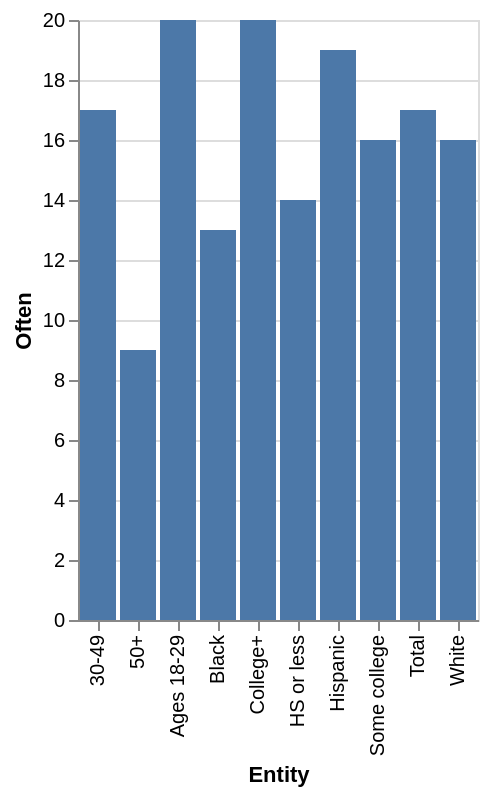

Write the Vega-Lite specification saved for this chart.
### Vega-Lite specification from a JSON file in a GitHub repository (floating-point values rounded to 4 significant figures)
{"$schema": "https://vega.github.io/schema/vega-lite/v5.json", "description": "Bar chart auto-generated from CSV", "data": {"values": [{"Entity": "College+", "Often": 20}, {"Entity": "Some college", "Often": 16}, {"Entity": "HS or less", "Often": 14}, {"Entity": "50+", "Often": 9}, {"Entity": "30-49", "Often": 17}, {"Entity": "Ages 18-29", "Often": 20}, {"Entity": "Hispanic", "Often": 19}, {"Entity": "Black", "Often": 13}, {"Entity": "White", "Often": 16}, {"Entity": "Total", "Often": 17}]}, "mark": "bar", "encoding": {"x": {"field": "Entity", "type": "ordinal"}, "y": {"field": "Often", "type": "quantitative"}}}
